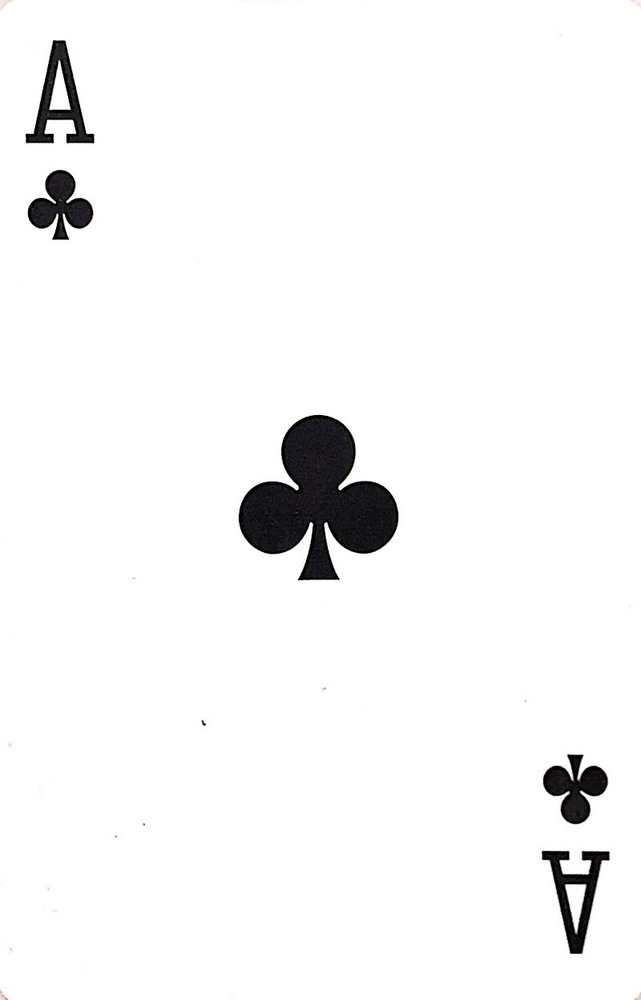
#> input picture course_submission/cardModels/club1.jpg, 641 x 1000 px, shrunk from 800 x 1248 before the run; its folder holds only this picture in this run
$ python siftcard.py   (older library calls are emulated)
#> lines starting #> are read from the running program, lines starting #| are printed output that depends on the picture
import numpy as np
import cv2
#import sift
import glob


def getSiftFeatureValue(img):
	_, des = cvSift.detectAndCompute(img, None)
	#des = sift.getDescriptor(img)
	#	Converting fails

	return des

def cardRecognize(card):
	camSiftValues = getSiftFeatureValue(card)
	maxGood = 6
	bestMatch = None

	for modelCardName,modelDes in modelCards.items():
		matches = bf.knnMatch(camSiftValues, modelDes, k=2)
		#matches = sift.match(camSiftValues, modelDes)
		good = 0
		for m,n in matches:
			if m.distance < 0.5 * n.distance:
				good = good + 1
		if good >= maxGood:
			maxGood = good
			bestMatch = modelCardName

	return bestMatch


cvSift = cv2.SIFT()
bf = cv2.BFMatcher()
modelCards = {}
for imagePath in glob.glob("cardModels/*.jpg"):
	modelCard = cv2.imread(imagePath, 0)
#> modelCard: shape (1000, 641); min 0, max 255, mean 245.8
	modelSiftValues = getSiftFeatureValue(modelCard)
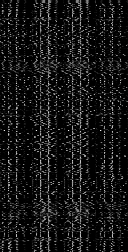
#> modelSiftValues: shape (252, 128) float32; min 0, max 236, mean 21.3
	imagePath = imagePath.replace("cardModels/", "")
	cardName = imagePath.replace(".jpg", "")
	modelCards[cardName] = modelSiftValues

$ run again, on course_submission/cardModels/heart5.jpg
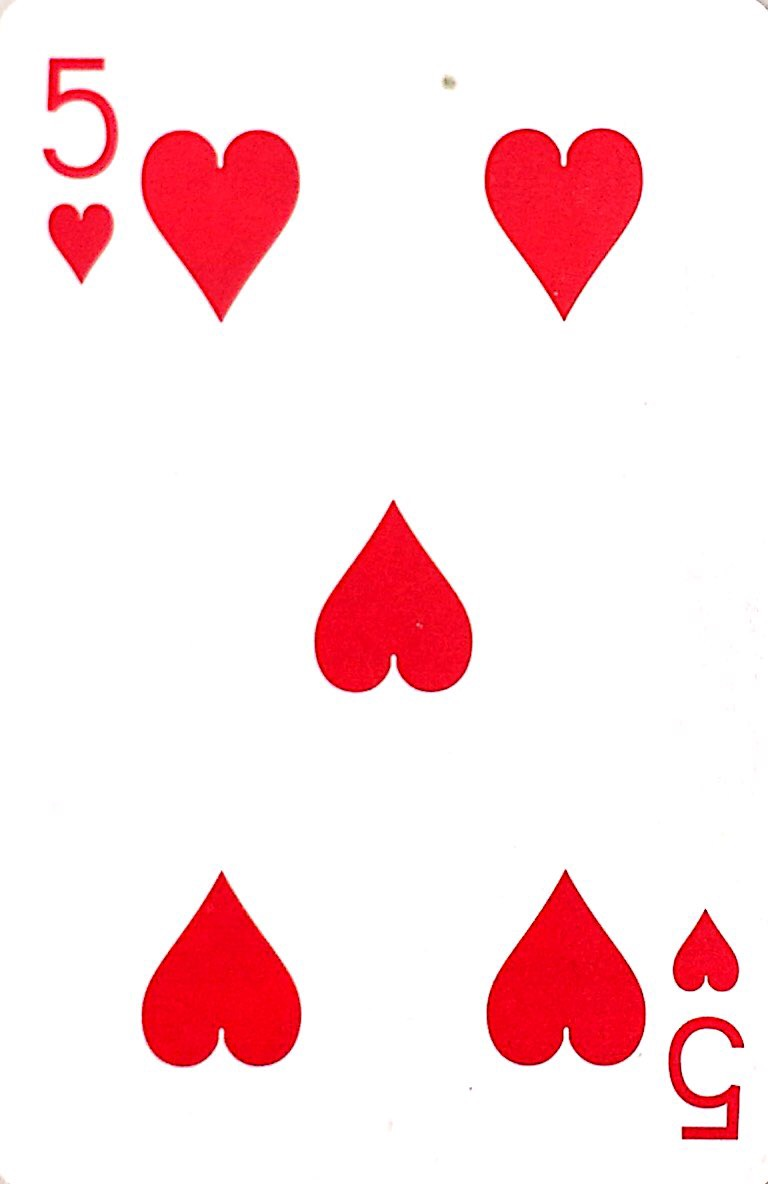
#> input picture course_submission/cardModels/heart5.jpg, 768 x 1184 px
#> `modelCard = cv2.imread(imagePath, 0)`:
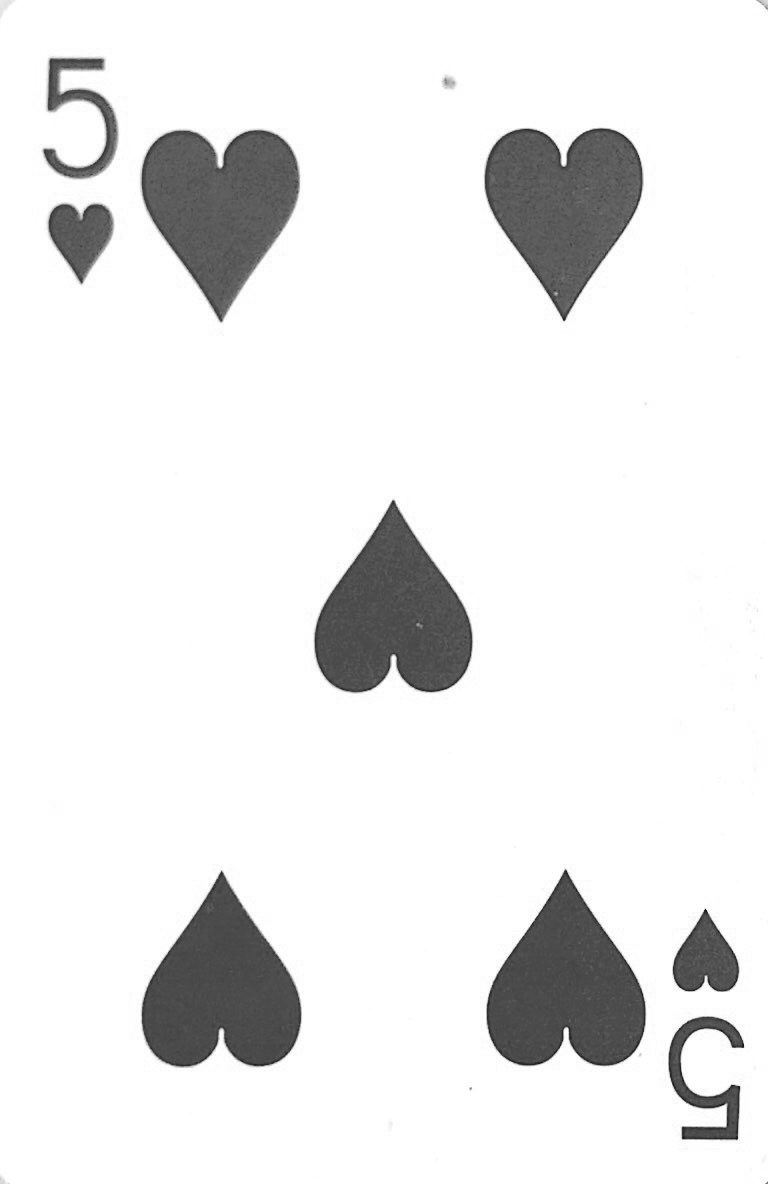
#> modelCard: shape (1184, 768); min 11, max 255, mean 233.6
#> `modelSiftValues = getSiftFeatureValue(modelCard)`:
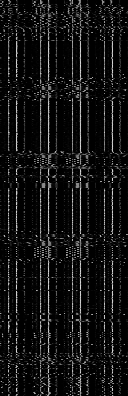
#> modelSiftValues: shape (396, 128) float32; min 0, max 220, mean 18.2

$ run again, on course_submission/cardModels/spade1.jpg
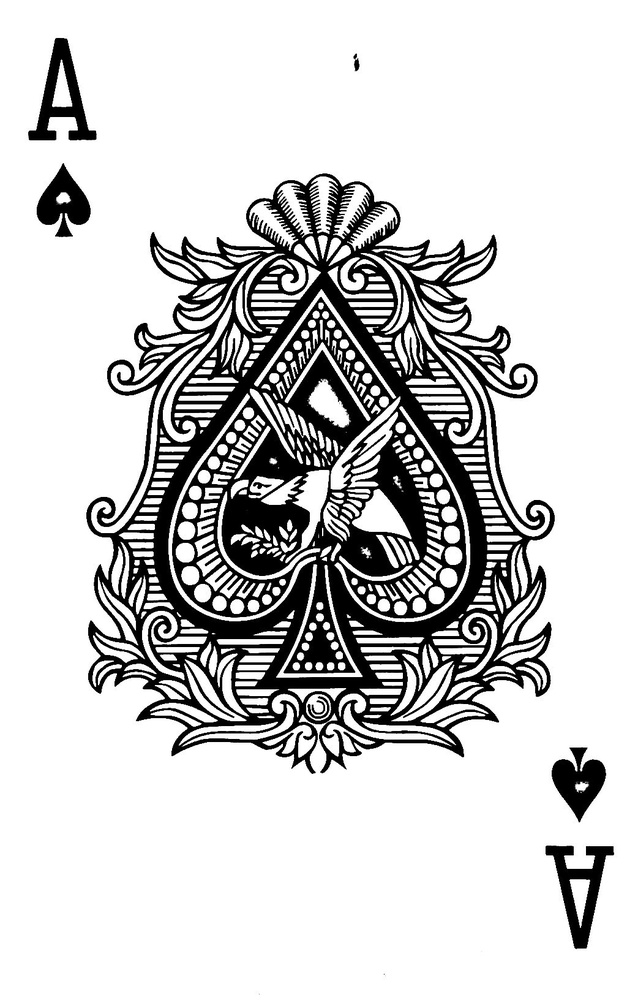
#> input picture course_submission/cardModels/spade1.jpg, 627 x 1000 px, shrunk from 1024 x 1632 before the run
#> modelCard is the input picture: shape (1000, 627); min 0, max 255, mean 206.1
#> `modelSiftValues = getSiftFeatureValue(modelCard)`:
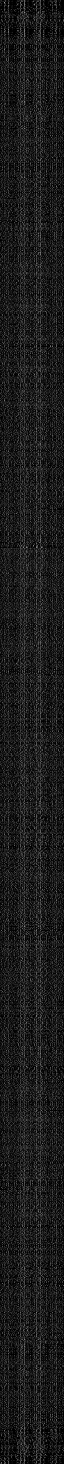
#> modelSiftValues: shape (2928, 128) float32 (shown at 1/2 size); min 0, max 203, mean 27.5

$ run again, on course_submission/cardModels/spade10.jpg
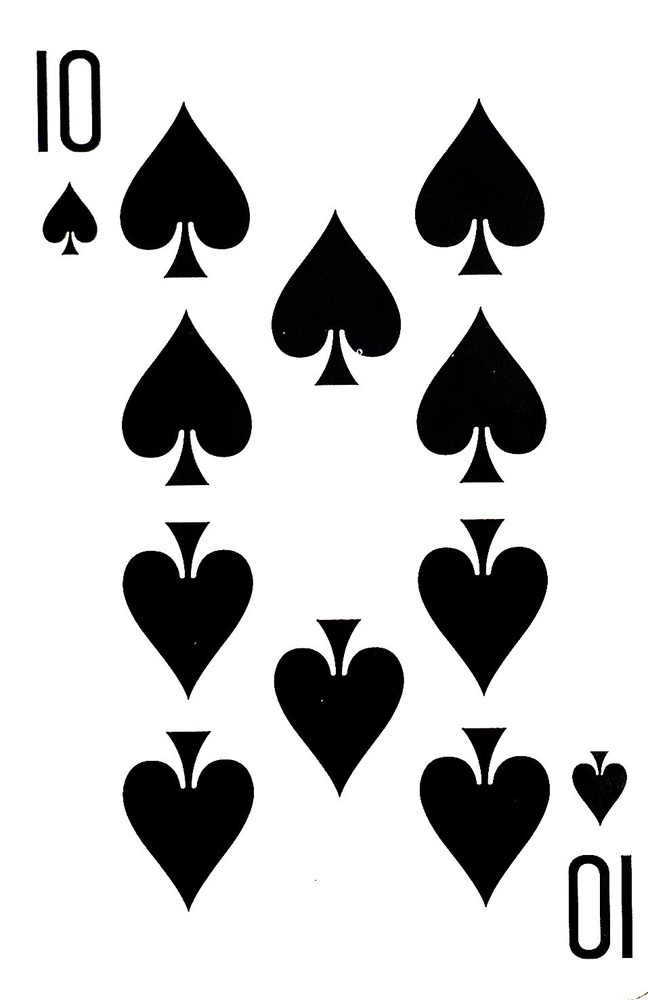
#> input picture course_submission/cardModels/spade10.jpg, 648 x 1000 px, shrunk from 957 x 1476 before the run
#> `modelSiftValues = getSiftFeatureValue(modelCard)`:
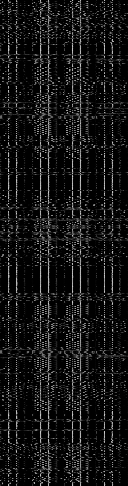
#> modelSiftValues: shape (486, 128) float32; min 0, max 204, mean 20.1

$ run again, on course_submission/cardModels/club12.jpg
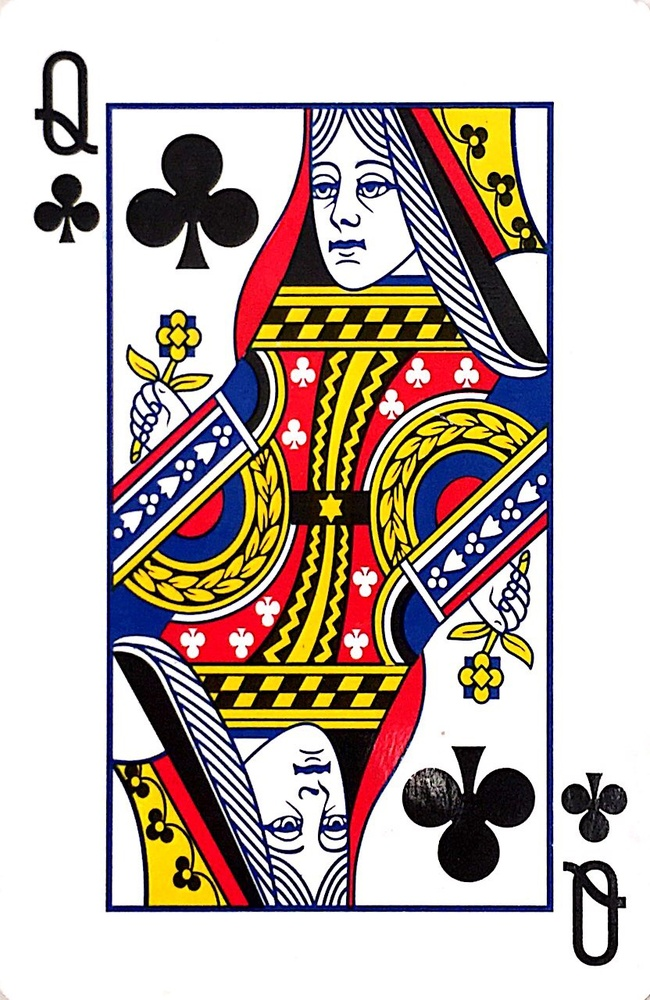
#> input picture course_submission/cardModels/club12.jpg, 650 x 1000 px, shrunk from 832 x 1280 before the run
#> `modelCard = cv2.imread(imagePath, 0)`:
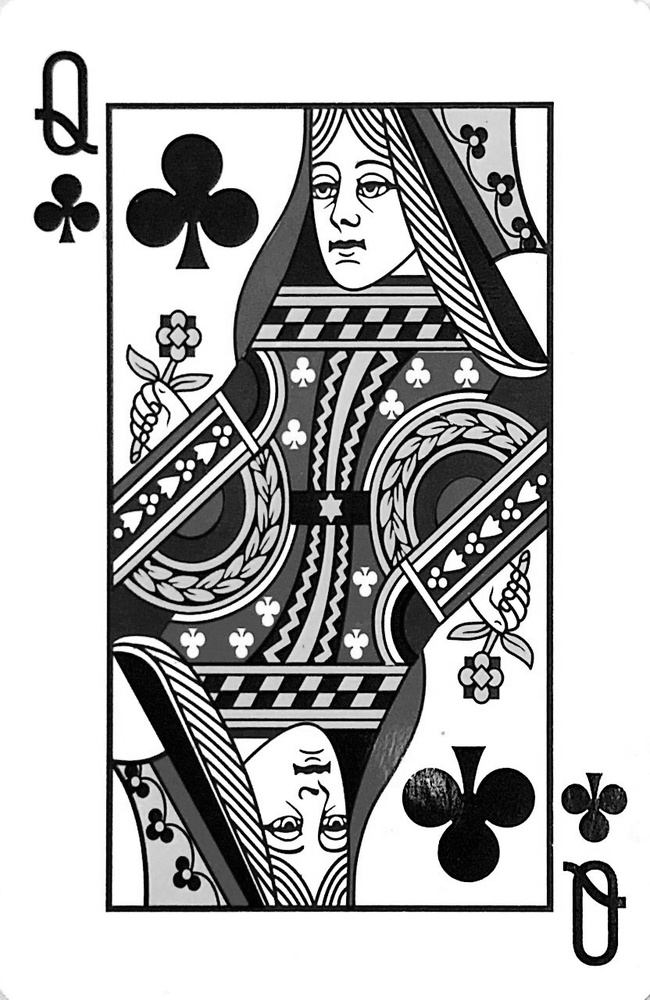
#> modelCard: shape (1000, 650); min 0, max 255, mean 184.1
#> `modelSiftValues = getSiftFeatureValue(modelCard)`:
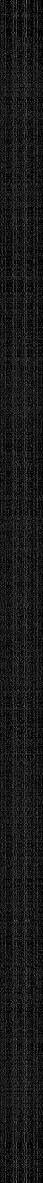
#> modelSiftValues: shape (3549, 128) float32 (shown at 1/3 size); min 0, max 222, mean 24.6
